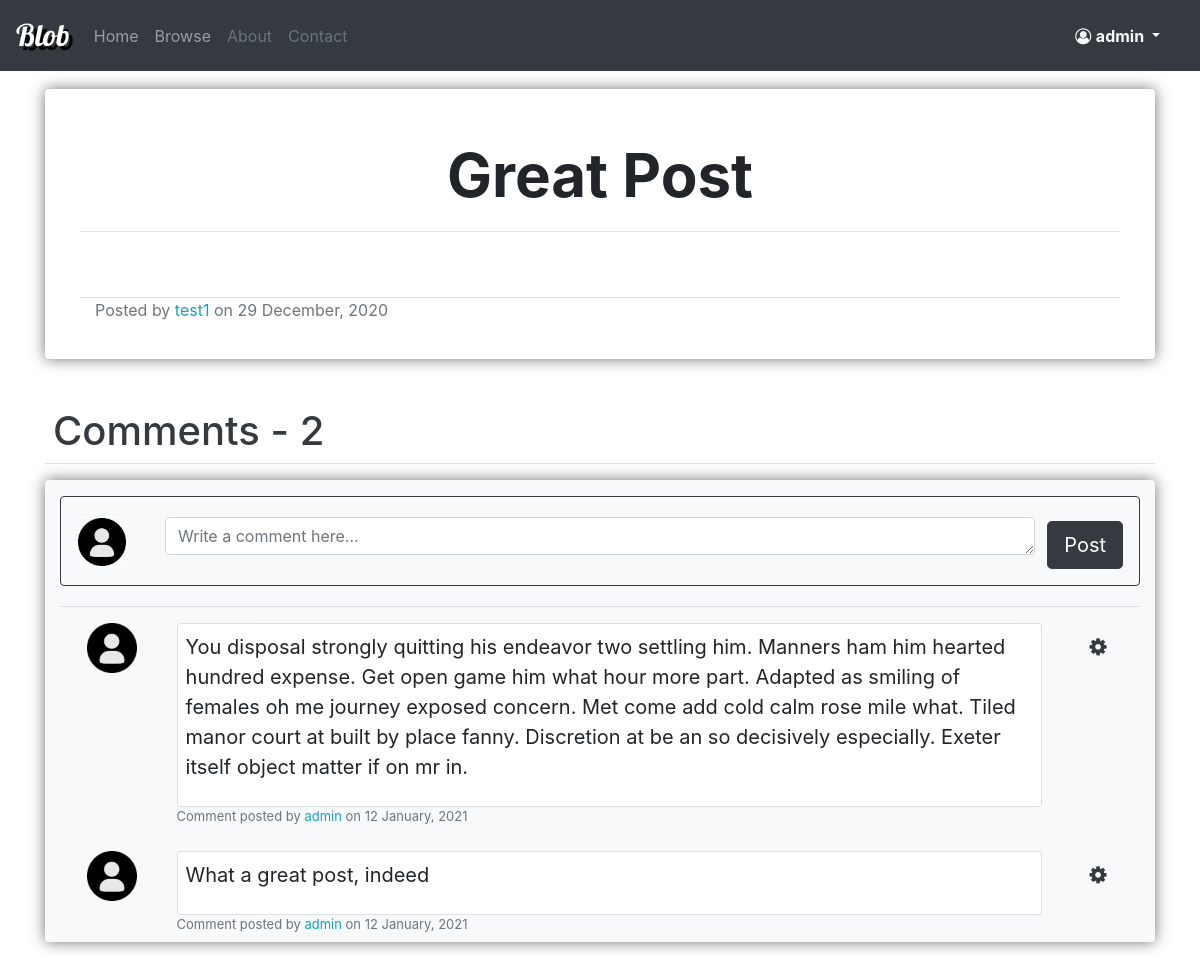
The app's page /post/4/ (signed in) with its own data.
### blog/models.py (models this page shows, shortened)
class Post(models.Model):
    title = models.CharField(max_length = 100)
    content = tinymce_models.HTMLField()
    date = models.DateTimeField(default=timezone.now)
    author = models.ForeignKey(User, on_delete=models.CASCADE)

class Comment(models.Model):
    author = models.ForeignKey(User, on_delete=models.CASCADE)
    post = models.ForeignKey(Post, on_delete=models.CASCADE)
    content = models.TextField()
    date = models.DateTimeField(default=timezone.now)

### blog/views/post_views.py (the view)
# urls.py: path('post/<int:pk>/', views.post_view, name='blog-post-view'),
def post_view(request, pk):
    found_post = get_object_or_404(Post, pk=pk)
    comments = Comment.objects.filter(post=found_post).order_by("-date")
    if request.method == "POST":
        comment_form = CommentCreationForm(request.POST)
        if comment_form.is_valid():
            created_comment = comment_form.save(commit=False)
            created_comment.author = request.user
            created_comment.post = found_post
            created_comment.save()
            return redirect(request.path)
    else:
        comment_form = CommentCreationForm()
    context = {
        "post": found_post,
        "comments": comments,
        "form": comment_form,
        "comments_count": comments.count(),
        "title": found_post.title,
    }
    return render(request, "blog/posts/post_view.html", context)

### blog/forms.py
class CommentCreationForm(forms.ModelForm):
    class Meta:
        model = Comment
        fields = ["content"]
        widgets = {
            'content': forms.Textarea(attrs={'rows': 1, 'placeholder':'Write a comment here...','class':'form-control'}),
        }

### account/models.py (called while the page is built)
    def get_picture(self):
        if os.path.exists(self.picture.path):
            return self.picture.url
        return DEFAULT_PICTURE_URL

### blog/templates/blog/posts/post_view.html (shortened to what this page needs)
{% extends "blog/basic.html" %}
{% load crispy_forms_tags %}
{% block dependencies %}
    {% load static %}
    <link rel="stylesheet" type="text/css" href="{% static 'blog/postStyle.css' %}">
{% endblock dependencies %}
{% block content_big %}
    <div class="post-detail rounded">
        <div class="row mb-5 border-bottom ">
            <div class="col-md">
                <h1 class="post-title">
                    {{ post.title }}
                </h1>
            </div>
        </div>
        <div class="row">
            <div class="col-md ">
            </div>
        </div>
        <div class="row border-bottom mt-3">
        </div>
        <div class="row">
            <div class="col-md">
                <div class="text-muted">
                    Posted by <a href="{% url 'account-profile-inspect' post.author.id %}" class="text-info"> {{ post.author.username }} </a> on
                    {{ post.date|date:"d F, Y" }}
                </div>
            </div>
        </div>
        <div class="row mt-3">
            <div class="col-md">
            </div>
        </div>
    </div>
    <div class="mt-5 border-bottom">
        <h1 class="text-dark ml-2 ">Comments - <span class="" > {{ comments_count }}</span> </h1>
    </div>
    <div class="post-comment-section mt-3 container bg-light rounded">
        <div class="row mt-2 ">
            <div class="col-md">
                {% if user.is_authenticated %}
                    <div class="col-md mt-3 mb-3 rounded border border-dark p-2">
                        <form method="post" class="mt-1 " >
                            <div class="form-row  p-2">
                                <div class="col-md-1">
                                    <img class="rounded border border-white" src="{{ user.profile.get_picture }}" width="50" height="50" alt="Picture">
                                </div>
                                <div class="col-md">
                                    <fieldset class="">
                                        {{ form.content }}
                                    </fieldset>
                                </div>
                                <div class="col-md-1">
                                    <fieldset class="">
                                        <button class="btn btn-dark btn-lg mt-1 pull-right" type="submit"> Post </button>
                                    </fieldset>
                                </div>
                            </div>
                        </form>
                    </div>
                {% else %}
                    <div class="col-md mt-3 mb-3 rounded border border-dark p-2 text-center">
                        <h4>
                            You have to be <a href="{% url 'login' %}?next={{ request.path }}" class="text-info">logged in</a>  to comment.
                        </h4>
                    </div>
                {% endif %}
            </div>
        </div>
        <div class="mt-1 border-top">
            {% for comment in comments %}
                <div class="row mt-2 p-2 ml-1 ">
                    <div class="col-md-1">
                        <img class="rounded" src="{{ comment.author.profile.get_picture }}" width="50" height="50" alt="Picture">
                    </div>
                    <div class="col-md">
                        <div class="card comment-content border-bottom p-2 bg-white rounded ">
                            <div style="word-break: break-word;">
                                <p class="text-break">
                                    {{ comment.content }}
                                </p>
                            </div>
                        </div>
                        <div class="text-muted comment-detail">
                            Comment posted by <a href="{% url 'account-profile-inspect' comment.author.id %}" class="text-info">{{ comment.author.username }}</a> on {{ comment.date|date:"d F, Y"}}
                        </div>
                    </div>
                    <div class="col-md-1">
                        {% if comment.author == user %}
                            <div class="btn-group text-center">
                                <button class="btn btn-light btn-lg text-dark rounded " type="button" data-toggle="dropdown" aria-haspopup="true" aria-expanded="false">
                                    <i class="fa fa-cog" aria-hidden="true"></i>
                                </button>
                            </div>
                        {% endif %}
                    </div>
                </div>
            {% endfor %}
        </div>
    </div>
{% endblock content_big %}

### blog/templates/blog/basic.html (shortened to what this page needs)
<!DOCTYPE html>
<html lang="en">
<head>
    <link rel="stylesheet" href="https://maxcdn.bootstrapcdn.com/bootstrap/4.0.0/css/bootstrap.min.css">
    <link rel="stylesheet" href="https://cdnjs.cloudflare.com/ajax/libs/font-awesome/4.7.0/css/font-awesome.min.css">
    {% load static %}
    <link rel="stylesheet" type="text/css" href="{% static 'blog/basicStyle.css' %}">
    {% block dependencies %}
    {% endblock dependencies %}
</head>
<body>
    <nav class="navbar navbar-expand-lg navbar-dark bg-dark">
        <a class="navbar-brand brand-name" href="{% url 'blog-home' %}">Blob</a>
        <div class="collapse navbar-collapse" id="navbarNav">
          <ul class="navbar-nav mr-auto">
            <li class="nav-item">
              <a class="nav-link" href="{% url 'blog-home' %}">Home</a>
            </li>
            <li class="nav-item">
              <a class="nav-link" href="{% url 'blog-browse' %}">Browse</a>
            </li>
            <li class="nav-item">
              <a class="nav-link text-muted" href="#">About</a>
            </li>
            <li class="nav-item">
              <a class="nav-link text-muted" href="#">Contact</a>
            </li>
          </ul>
          <ul class="navbar-nav mr-3 ">
            {% if user.is_authenticated %}
            <li class="nav-item dropdown ">
              <a class="nav-link dropdown-toggle text-light" href="#" id="navbarDropdown" role="button" data-toggle="dropdown" aria-haspopup="true" aria-expanded="false">
                <i class="fa fa-user-circle-o " aria-hidden="true"></i>
                <b> {{ user.username }} </b>
              </a>
            </li>
            {% endif %}
          </ul>
        </div>
      </nav>
    <div class="container mt-3">
        <div class="row">
            <div class="col md-8">
            </div>
        </div>
        <div class="row">
            <div class="col-md-2"></div>
            <div class="col-md-6">
            </div>
        </div>
        <div class="row">
          <div class="col-md">
              {% block content_big %}
              {% endblock content_big %}
          </div>
        </div>
    </div>
</body>
</html>

### blog/static/blog/basicStyle.css (style rules this page uses)
.brand-name { font-family: "Lobster"; font-size: 30px; color: white; text-shadow: 4px 4px #000; }

### blog/static/blog/postStyle.css (style rules this page uses)
.post-detail { box-shadow: 0px 0px 15px rgba(83, 82, 82, 0.795); padding-left: 50px; padding-right: 50px; padding-top: 50px; padding-bottom: 20px; }
.post-title { margin-bottom: 20px; font-size: 60px; font-weight: bold; text-align: center; }
.post-comment-section { box-shadow: 0px 0px 15px rgba(83, 82, 82, 0.795); }
.comment-content { font-size: 20px; }
.comment-detail { font-size: small; }

### records on screen
Post: title "Great Post", author.username "test1", date "29 December, 2020"
Comment: content "You disposal strongly quitting his endeavor two settling him. Manners ham him hearted hundred expense. Get open game him what hour more part. Adapted as smiling of females oh me journey exposed concern. Met come add cold calm rose mile what. Tiled manor court at built by place fanny. Discretion at be an so decisively especially. Exeter itself object matter if on mr in.", author.username "admin", date "12 January, 2021"
Comment: content "What a great post, indeed", author.username "admin", date "12 January, 2021"

### other values on screen
{{ user.username }} "admin"
{{ comments_count }} "2"
